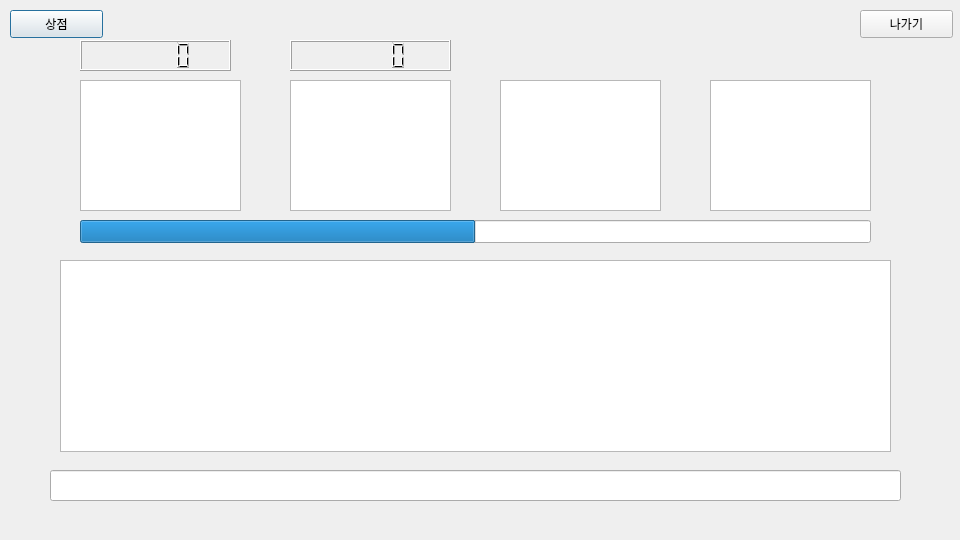
<?xml version="1.0" encoding="UTF-8"?>
<ui version="4.0">
 <class>InGame4</class>
 <widget class="QDialog" name="InGame4">
  <property name="geometry">
   <rect>
    <x>0</x>
    <y>0</y>
    <width>960</width>
    <height>540</height>
   </rect>
  </property>
  <property name="windowTitle">
   <string>Dialog</string>
  </property>
  <widget class="QGraphicsView" name="graphicsView">
   <property name="geometry">
    <rect>
     <x>60</x>
     <y>260</y>
     <width>831</width>
     <height>192</height>
    </rect>
   </property>
  </widget>
  <widget class="QLineEdit" name="lineEdit">
   <property name="geometry">
    <rect>
     <x>50</x>
     <y>470</y>
     <width>851</width>
     <height>31</height>
    </rect>
   </property>
  </widget>
  <widget class="QProgressBar" name="progressBar">
   <property name="geometry">
    <rect>
     <x>80</x>
     <y>220</y>
     <width>791</width>
     <height>23</height>
    </rect>
   </property>
   <property name="value">
    <number>50</number>
   </property>
   <property name="textVisible">
    <bool>false</bool>
   </property>
  </widget>
  <widget class="QGraphicsView" name="graphicsView_2">
   <property name="geometry">
    <rect>
     <x>80</x>
     <y>80</y>
     <width>161</width>
     <height>131</height>
    </rect>
   </property>
  </widget>
  <widget class="QGraphicsView" name="graphicsView_3">
   <property name="geometry">
    <rect>
     <x>710</x>
     <y>80</y>
     <width>161</width>
     <height>131</height>
    </rect>
   </property>
  </widget>
  <widget class="QGraphicsView" name="graphicsView_4">
   <property name="geometry">
    <rect>
     <x>290</x>
     <y>80</y>
     <width>161</width>
     <height>131</height>
    </rect>
   </property>
  </widget>
  <widget class="QGraphicsView" name="graphicsView_5">
   <property name="geometry">
    <rect>
     <x>500</x>
     <y>80</y>
     <width>161</width>
     <height>131</height>
    </rect>
   </property>
  </widget>
  <widget class="QPushButton" name="pushButton">
   <property name="geometry">
    <rect>
     <x>10</x>
     <y>10</y>
     <width>93</width>
     <height>28</height>
    </rect>
   </property>
   <property name="text">
    <string>상점</string>
   </property>
  </widget>
  <widget class="QPushButton" name="pushButton_2">
   <property name="geometry">
    <rect>
     <x>860</x>
     <y>10</y>
     <width>93</width>
     <height>28</height>
    </rect>
   </property>
   <property name="text">
    <string>나가기</string>
   </property>
  </widget>
  <widget class="QLCDNumber" name="lcdNumber">
   <property name="geometry">
    <rect>
     <x>80</x>
     <y>40</y>
     <width>151</width>
     <height>31</height>
    </rect>
   </property>
  </widget>
  <widget class="QLCDNumber" name="lcdNumber_2">
   <property name="geometry">
    <rect>
     <x>290</x>
     <y>40</y>
     <width>161</width>
     <height>31</height>
    </rect>
   </property>
  </widget>
 </widget>
 <resources/>
 <connections/>
</ui>
